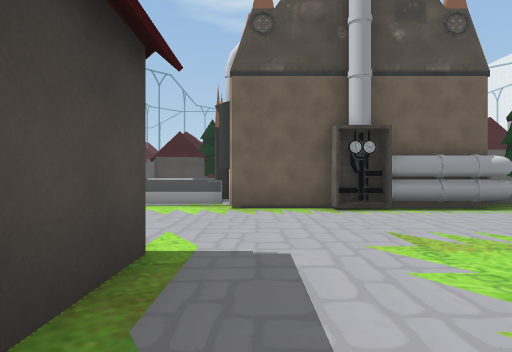
view 1 (above)

24 first-person views from a walk through a Unity game level. The camera is 1.5 m above the floor, looks level and sees 75° across. The floor is counted in squares, 2 m on a side. Each view is taken from the middle of a square. On the plan, view 1 faces up. The plan holds only what a view shows up to about 11 squares ahead; the rest is blank. The place goes on beyond the plan. The player character is not drawn. Some animated figures are not drawn. Some surface patterns are stand-ins.

view 2
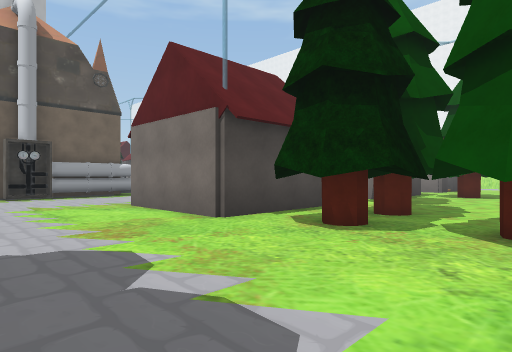

view 3
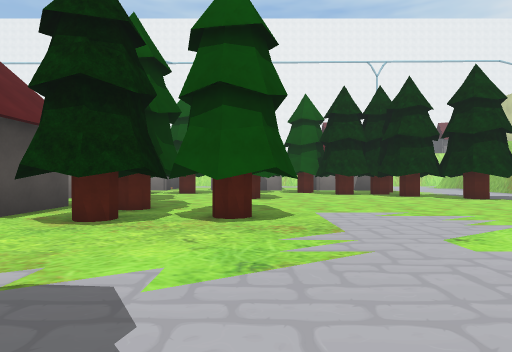

view 4
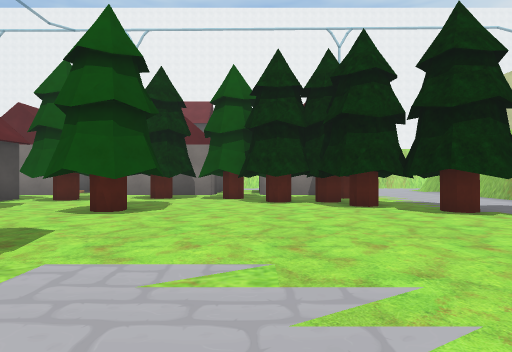

view 5
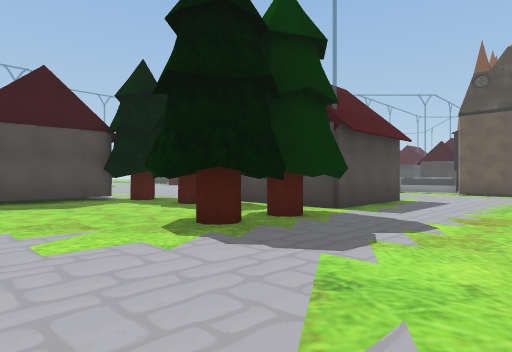

view 6
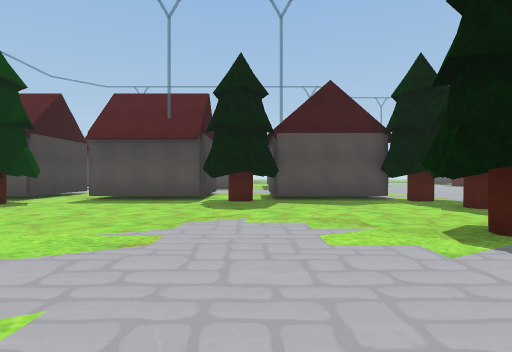

view 7
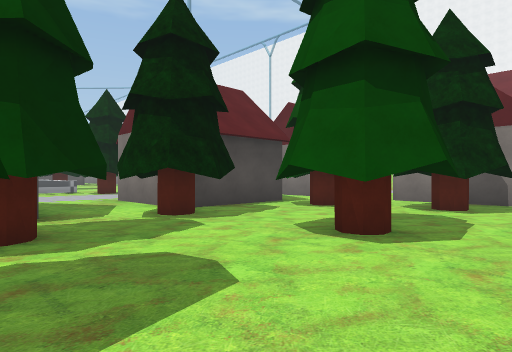

view 8
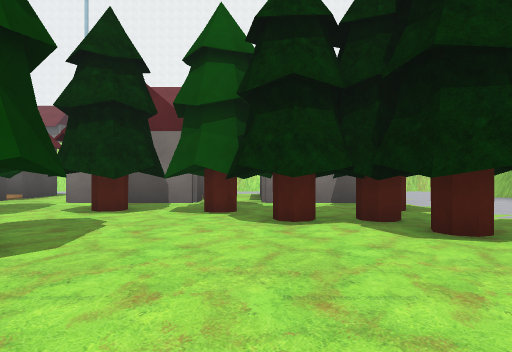

view 9
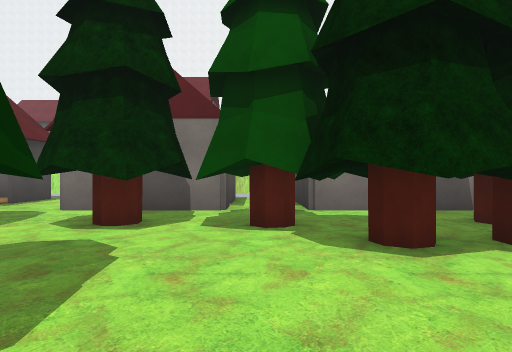

view 10
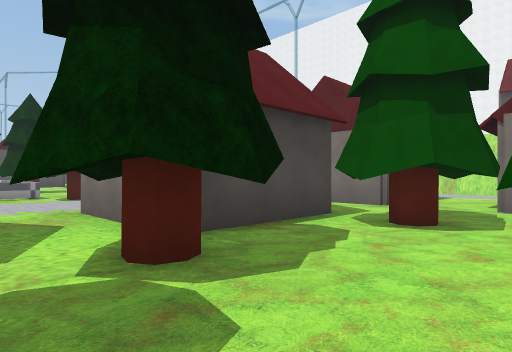

view 11
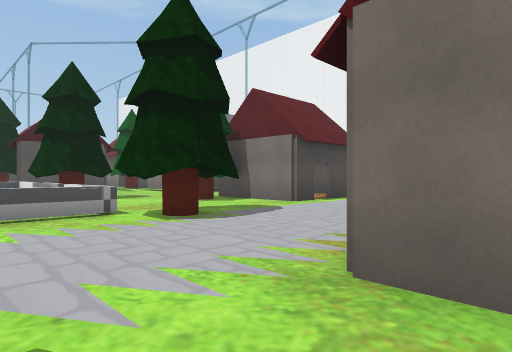

view 12
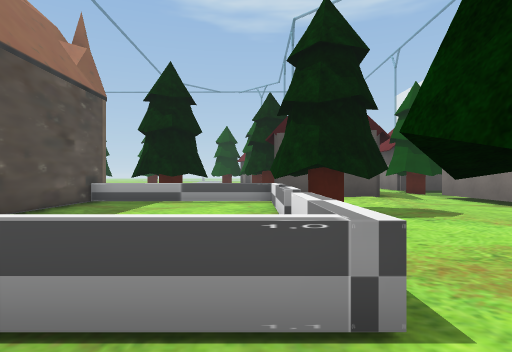

view 13
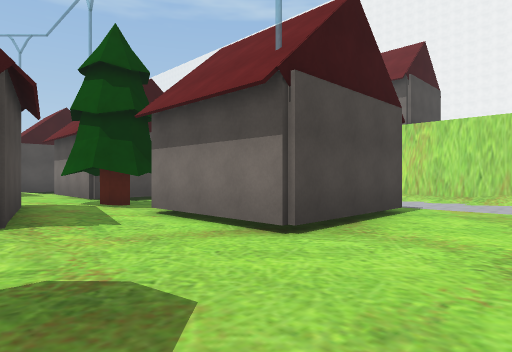

view 14
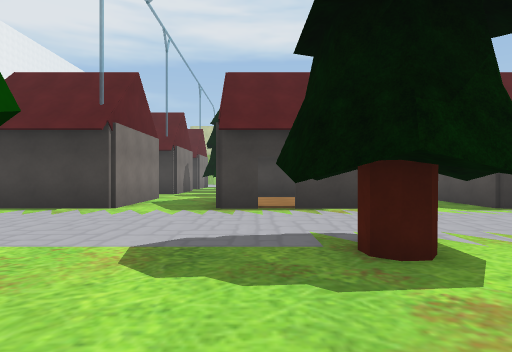

view 15
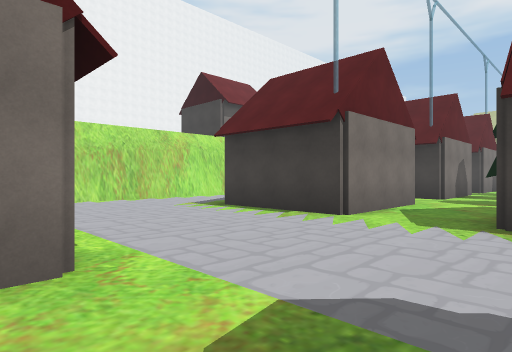

view 16
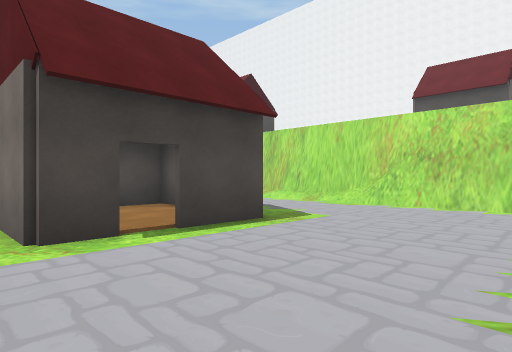

view 17
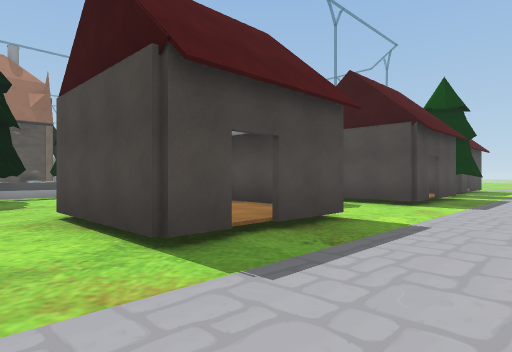

view 18
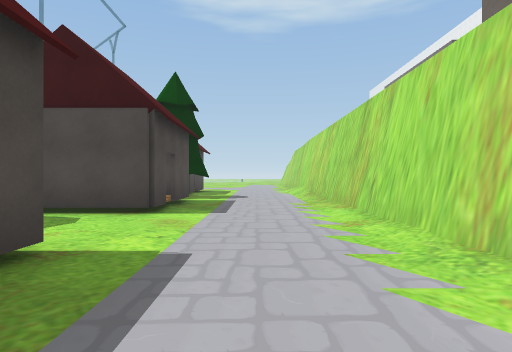

view 19
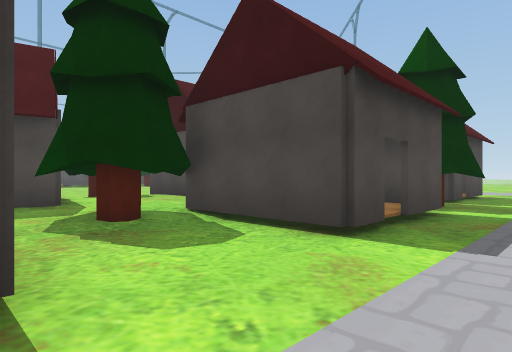

view 20
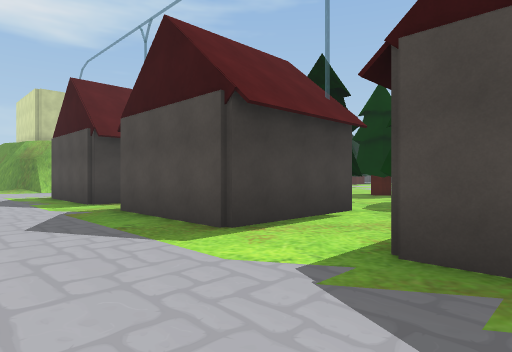

view 21
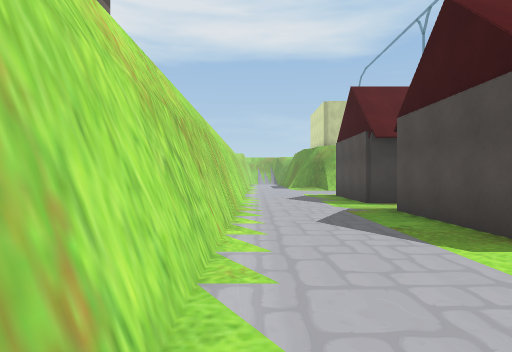

view 22
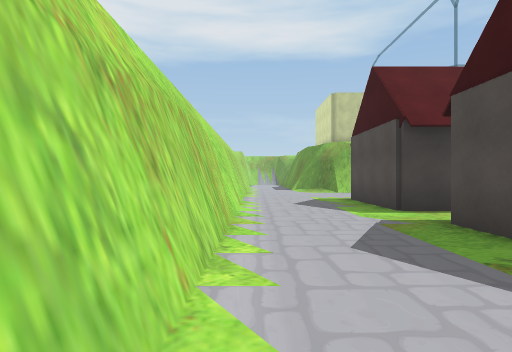

view 23
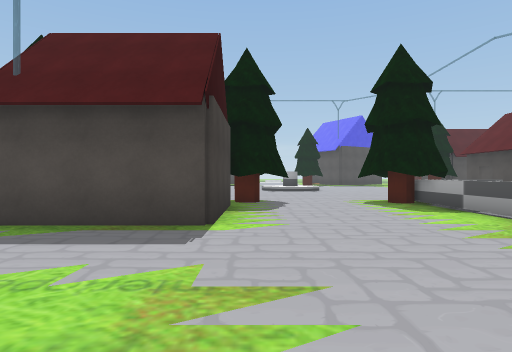

view 24
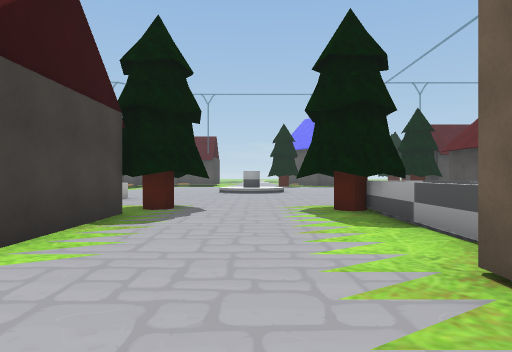

### Floor plan
Key: @ floor where view 1 was taken; # wall or solid block; . main floor; : floor 0.25 m higher than the main floor; / step, stairs or slope; ^ raised ledge; C closet; P pipe; H house; T tree; O other object.
Columns run from 8 left of view 1 to 24 right of it. Each row starts with its distance up from view 1.
 25                           HHH...#
 24                     HH :H  :H...#
 23                     ::::H ::/...#
 22                    T  ::HHHHH...#
 21                    T :::T.......#
 20                      HH:#T......#
 19                       H:........#
 18               TTT  H  H/HHHHH...#
 17               TTT..HHHH/H: :H...#
 16              #^^^^^..//.H: :/...#
 15              # ...#TT...HHHHH...#
 14              #....TTT...........#
 13              #    TTT...........#
 12                    ....T  HH    #
 11                   ....##T  H  ..#
 10        O          ....#TH  H ...#
  9   TT#..##        ^^T....H  H....#
  8 ..TT....##C#PPP  ...T.....HH....#
  7 ..TT........PP   ..TT...........#
  6 ..............  ................#
  5 ...T.........   ................#
  4 .TTT.........   ................#
  3 ..TTHHHH....H  H..HHHHH.HHHHH..
  2        H....H  H..H   H.H   H.
  1        H....H  H..H   H.H   H. .
  0     HHHH@...HHHH.TTHHHH.HHHHH...#
 -1 .T   ..#....TTTT.TT..T#.........#
 -2 TTTT .T#T...TT##.TT..T#.........#
 -3 HT.T..TTT...TTTT.....#T.HHHHH...#
 -4 H.....TT.....#T..TTT..TTH   H...#
 -5 H...........T##...##..TTH   H...#
 -6 H..................T...THHHHH...#
 -7 TTT...................##........#
 -8 T.T.................TT#THHHHH...#
 -9 H.........  ........TTT.H   H...#
-10 H........    ......TTTT H   H...#
-11 H......       .....TT TTT   H...#
-12 H.....          .TTT.  .H   H...#

Where each view was taken, in squares from view 1:
view 1: 0 up, 0 right, facing up
view 2: 5 down, 0 right, facing up-right
view 3: 5 down, 1 left, facing right
view 4: 8 down, 3 right, facing right
view 5: 7 down, 3 right, facing up-left
view 6: 7 down, 3 right, facing left
view 7: 7 down, 6 right, facing up-right
view 8: 8 down, 7 right, facing right
view 9: 7 down, 9 right, facing right
view 10: 4 down, 8 right, facing up-right
view 11: 2 up, 8 right, facing up-right
view 12: 7 up, 10 right, facing up
view 13: 12 up, 13 right, facing up-right
view 14: 11 up, 13 right, facing down
view 15: 9 up, 13 right, facing down-right
view 16: 4 up, 15 right, facing up-right
view 17: 13 up, 23 right, facing up-left
view 18: 15 up, 22 right, facing up
view 19: 18 up, 22 right, facing up-left
view 20: 1 up, 23 right, facing down-left
view 21: 1 up, 23 right, facing down
view 22: 1 down, 23 right, facing down
view 23: 4 up, 4 right, facing left
view 24: 6 up, 2 right, facing left
